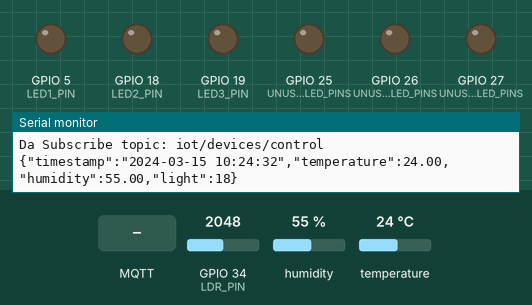
A sketch run on a simulated ESP32. Parts: output pins drawn as LEDs (lit = HIGH), the last lines printed to the serial monitor. The inputs (shaded band) are chosen by the test bench; at power-on: GPIO 34 (LDR_PIN) = 2048, humidity 55 %, temperature 24 °C. WiFi joins after 1.5 s; servers stay silent unless stated; the local clock reads 2024-03-15 10:24:30 at power-on unless the sketch sets it; no MQTT or app messages arrive unless stated.

Above: at 2.7 s.
2.8 s: MQTT message "ALL_ON" arrives on the first subscribed topic
At 3.4 s:
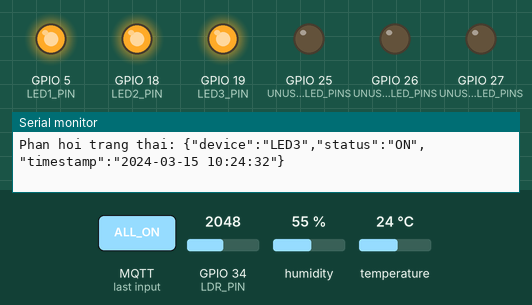
4.3 s: MQTT message "LED1_OFF" arrives on the first subscribed topic
At 5.1 s:
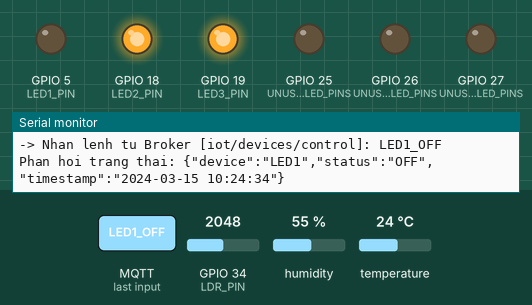
5.8 s: MQTT message "LED2_OFF" arrives on the first subscribed topic
At 6.3 s:
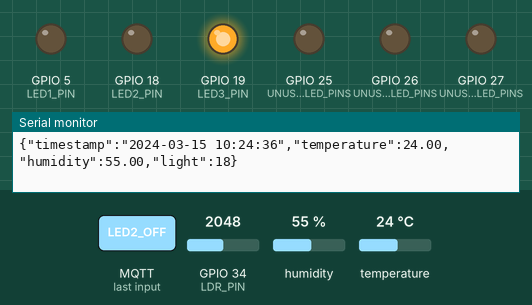
7.3 s: MQTT message "LED1_ON" arrives on the first subscribed topic
At 8.5 s:
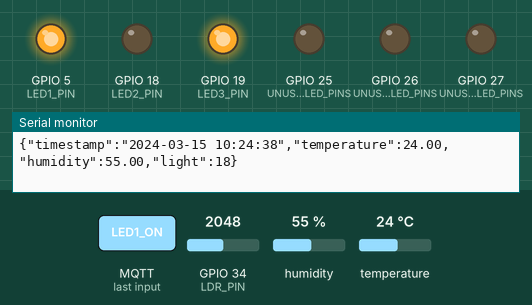
8.8 s: MQTT message "LED3_OFF" arrives on the first subscribed topic
At 9.8 s:
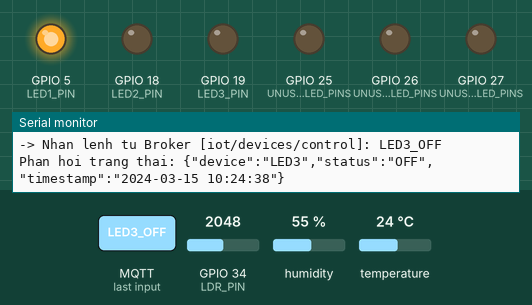
10.3 s: MQTT message "LED2_ON" arrives on the first subscribed topic
At 10.9 s:
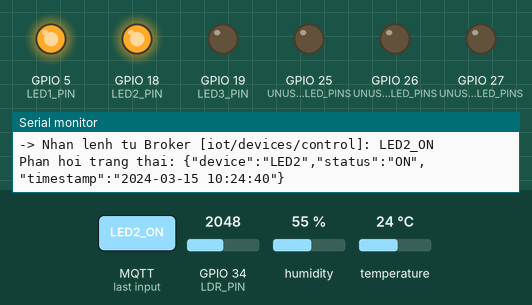
Timing chart, 0 to 12.8 s (numbered marks = the images above; inputs shaded):
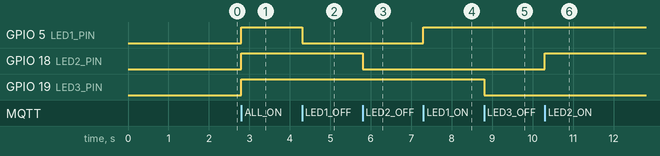

Measured:
- after the input at 2.8 s, GPIO 5 (LED1_PIN), GPIO 18 (LED2_PIN), GPIO 19 (LED3_PIN): LOW → HIGH at once
- after the input at 4.3 s, GPIO 5 (LED1_PIN): HIGH → LOW at once
- after the input at 5.8 s, GPIO 18 (LED2_PIN): HIGH → LOW at once
- after the input at 7.3 s, GPIO 5 (LED1_PIN): LOW → HIGH at once
- after the input at 8.8 s, GPIO 19 (LED3_PIN): HIGH → LOW at once
- after the input at 10.3 s, GPIO 18 (LED2_PIN): LOW → HIGH at once

The sketch:

esp32_iot.ino
```cpp
#include <WiFi.h>
#include <PubSubClient.h>
#include <DHT.h>
#include "time.h"

// Wi-Fi + MQTT nam trong secrets.h (copy tu secrets.example.h) de khong lo mat khau len GitHub
#include "secrets.h"

const char* ntpServer = "pool.ntp.org";
const long gmtOffset_sec = 7 * 3600;
const int daylightOffset_sec = 0;

// CHÂN GPIO
#define DHT_PIN 4
#define DHT_TYPE DHT11
#define LDR_PIN 34

#define LED1_PIN 5
#define LED2_PIN 18
#define LED3_PIN 19

// GPIO 25, 26, 27: LED cảnh báo của 3 cảm biến giả lập (đã gỡ, chưa dùng) -> luôn giữ mức LOW
const int UNUSED_LED_PINS[] = {25, 26, 27};

// MQTT TOPIC
const char* sensorTopic  = "iot/sensors/data";
const char* controlTopic = "iot/devices/control";
const char* statusTopic  = "iot/devices/status";

WiFiClient espClient;
PubSubClient client(espClient);
DHT dht(DHT_PIN, DHT_TYPE);

// Hàm đảo giá trị ánh sáng
int reverseLight(int rawLight) {
  const int ADC_MAX = 4095;
  rawLight = constrain(rawLight, 0, ADC_MAX);
  return ADC_MAX - rawLight;
}

const float LDR_R_FIXED = 10000.0;  // điện trở cố định trên module (10k, mã "103")
const float LDR_R10     = 15000.0;  // điện trở LDR ở 10 lux -> chỉnh số này để hiệu chuẩn
const float LDR_GAMMA   = 0.7;      // độ dốc đặc tuyến của LDR GL5528

float lightToLux(int light) {
  const int ADC_MAX = 4095;
  light = constrain(light, 1, ADC_MAX - 1);                         // tránh chia cho 0
  float rLdr = LDR_R_FIXED * (ADC_MAX - light) / light;             // điện trở LDR (ohm)
  float lux = 10.0 * pow(LDR_R10 / rLdr, 1.0 / LDR_GAMMA);          // lux = 10 * (R10 / R_LDR)^(1/gamma)
  return constrain(lux, 0.0, 100000.0);
}

// Lấy time
String getDateTimeString() {
  struct tm timeinfo;
  if (!getLocalTime(&timeinfo)) {
    return "N/A";
  }
  char timeStringBuff[30];
  strftime(timeStringBuff, sizeof(timeStringBuff), "%Y-%m-%d %H:%M:%S", &timeinfo);
  return String(timeStringBuff);
}

// KẾT NỐI WI-FI VÀ ĐỒNG BỘ GIỜ NTP
void setupWiFi() {
  Serial.print("Dang ket noi WiFi: ");
  Serial.println(ssid);
  WiFi.begin(ssid, wifi_pass);

  while (WiFi.status() != WL_CONNECTED) {
    delay(500);
    Serial.print(".");
  }

  Serial.println();
  Serial.println("-> WiFi da ket noi thanh cong!");
  Serial.print("Dia chi IP cua ESP32: ");
  Serial.println(WiFi.localIP());

  configTime(gmtOffset_sec, daylightOffset_sec, ntpServer);

  Serial.print("Dang dong bo thoi gian NTP");
  struct tm timeinfo;
  while (!getLocalTime(&timeinfo)) {
    Serial.print(".");
    delay(500);
  }
  Serial.println("\n-> Dong bo thoi gian thanh cong!");
}

// Hàm gửi trạng thái thiết bị lên MQTT statusTopic
void sendStatusResponse(String device, String status) {
  String datetime = getDateTimeString();

  String statusData = "{";
  statusData += "\"device\":\"";
  statusData += device;
  statusData += "\",\"status\":\"";
  statusData += status;
  statusData += "\",\"timestamp\":\"";
  statusData += datetime;
  statusData += "\"}";

  client.publish(statusTopic, statusData.c_str());

  Serial.print("Phan hoi trang thai: ");
  Serial.println(statusData);
}

// Hàm nhận và xử lý lệnh
void callback(char* topic, byte* payload, unsigned int length) {
  String msg = "";
  for (unsigned int i = 0; i < length; i++) {
    msg += (char)payload[i];
  }

  Serial.print("-> Nhan lenh tu Broker [");
  Serial.print(topic);
  Serial.print("]: ");
  Serial.println(msg);

  if (msg == "ALL_ON") {
    digitalWrite(LED1_PIN, HIGH);
    digitalWrite(LED2_PIN, HIGH);
    digitalWrite(LED3_PIN, HIGH);
    sendStatusResponse("LED1", "ON");
    sendStatusResponse("LED2", "ON");
    sendStatusResponse("LED3", "ON");
  }
  else if (msg == "ALL_OFF") {
    digitalWrite(LED1_PIN, LOW);
    digitalWrite(LED2_PIN, LOW);
    digitalWrite(LED3_PIN, LOW);
    sendStatusResponse("LED1", "OFF");
    sendStatusResponse("LED2", "OFF");
    sendStatusResponse("LED3", "OFF");
  }
  else if (msg == "LED1_ON") {
    digitalWrite(LED1_PIN, HIGH);
    sendStatusResponse("LED1", "ON");
  }
  else if (msg == "LED1_OFF") {
    digitalWrite(LED1_PIN, LOW);
    sendStatusResponse("LED1", "OFF");
  }
  else if (msg == "LED2_ON") {
    digitalWrite(LED2_PIN, HIGH);
    sendStatusResponse("LED2", "ON");
  }
  else if (msg == "LED2_OFF") {
    digitalWrite(LED2_PIN, LOW);
    sendStatusResponse("LED2", "OFF");
  }
  else if (msg == "LED3_ON") {
    digitalWrite(LED3_PIN, HIGH);
    sendStatusResponse("LED3", "ON");
  }
  else if (msg == "LED3_OFF") {
    digitalWrite(LED3_PIN, LOW);
    sendStatusResponse("LED3", "OFF");
  }
}

void reconnectMQTT() {
  while (!client.connected()) {
    Serial.print("Dang ket noi MQTT Broker... ");

    if (client.connect("ESP32_IOT", mqtt_user, mqtt_pass)) {
      Serial.println("OK (Thanh cong!)");
      client.subscribe(controlTopic);
      Serial.print("Da Subscribe topic: ");
      Serial.println(controlTopic);
    }
    else {
      Serial.print("Loi ket noi, rc=");
      Serial.print(client.state());
      Serial.println(" -> Thuc hien lai sau 2 giay");
      delay(2000);
    }
  }
}

// HÀM SETUP
void setup() {
  Serial.begin(115200);

  pinMode(LED1_PIN, OUTPUT);
  pinMode(LED2_PIN, OUTPUT);
  pinMode(LED3_PIN, OUTPUT);

  digitalWrite(LED1_PIN, LOW);
  digitalWrite(LED2_PIN, LOW);
  digitalWrite(LED3_PIN, LOW);

  for (int pin : UNUSED_LED_PINS) {
    pinMode(pin, OUTPUT);
    digitalWrite(pin, LOW);
  }

  dht.begin();

  setupWiFi();

  client.setServer(mqtt_server, mqtt_port);
  client.setCallback(callback);

  Serial.println("ESP32 da san sang hoat dong!");
}

// HÀM PUB DỮ LIỆU
const unsigned long sensorInterval = 2000;   // gửi dữ liệu cảm biến mỗi 2 giây
unsigned long lastSensorPublish = 0;

void loop() {
  if (!client.connected()) {
    reconnectMQTT();
  }

  client.loop();

  if (millis() - lastSensorPublish < sensorInterval) {
    return;
  }
  lastSensorPublish = millis();

  float temperature = dht.readTemperature();
  float humidity = dht.readHumidity();

  int rawLight = analogRead(LDR_PIN);
  int light = reverseLight(rawLight);
  int lux = (int)round(lightToLux(light));   // lux, che sáng thì giảm

  String data = "{\"timestamp\":\"" + getDateTimeString() + "\"";

  // DHT11 lỗi thì bỏ 2 trường này, các cảm biến còn lại vẫn được gửi
  if (isnan(temperature) || isnan(humidity)) {
    Serial.println("Loi: Khong doc duoc du lieu tu cam bien DHT11!");
  } else {
    data += ",\"temperature\":" + String(temperature)
        + ",\"humidity\":" + String(humidity);
  }

  data += ",\"light\":" + String(lux);
  data += "}";

  client.publish(sensorTopic, data.c_str());
  Serial.println(data);
}
```

secrets.example.h
```cpp
// Sao chep file nay thanh secrets.h roi dien thong tin that
#pragma once

const char* ssid      = "TEN_WIFI_2_4GHZ";           // Wi-Fi 2.4GHz, cung mang voi laptop
const char* wifi_pass = "MAT_KHAU_WIFI";

const char* mqtt_server = "192.168.1.x";   // IPv4 cua LAPTOP (lenh ipconfig). KHONG dung "localhost"
const int   mqtt_port   = 8899;           // giong listener trong mosquitto.conf
const char* mqtt_user   = "HoangManhHiep"; // giong $User trong setup.ps1
const char* mqtt_pass   = "MAT_KHAU_MQTT";
```
